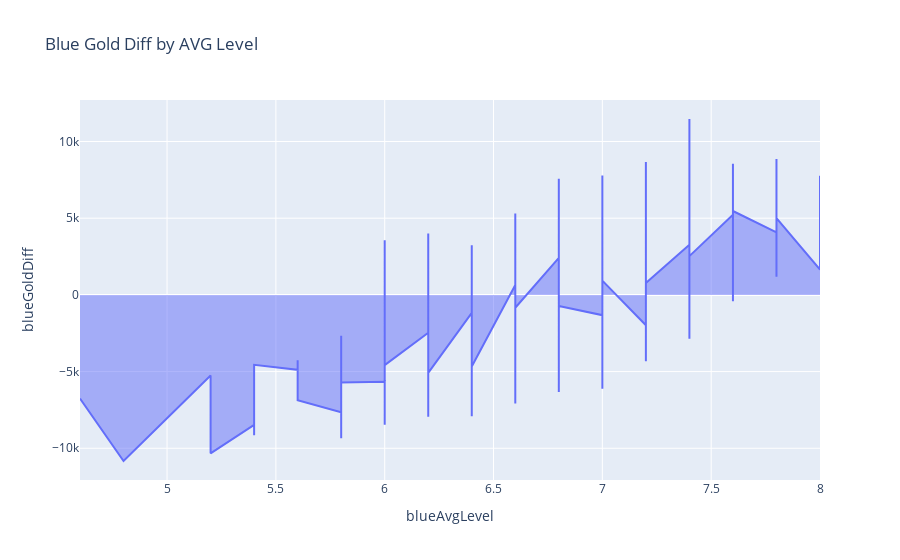

This figure's notebook cell:
### Markdown cell above
Blue Gold Diff by avg level

### Code cell
fig = px.area(df, x='blueAvgLevel',y='blueGoldDiff',title='Blue Gold Diff by AVG Level')
fig.show()

### Figure 1 — Plotly figure (JSON) as saved in the notebook; plotly's stock layout.template omitted (floating-point values rounded to 4 significant figures; data arrays with more than 128 entries replaced by an {"elided": "..."} marker saying what was removed)
{"data": [{"hovertemplate": "blueAvgLevel=%{x}<br>blueGoldDiff=%{y}<extra></extra>", "legendgroup": "", "line": {"color": "#636efa"}, "mode": "lines", "name": "", "orientation": "v", "showlegend": false, "stackgroup": "1", "type": "scatter", "x": {"elided": "9879 float values"}, "xaxis": "x", "y": {"elided": "9879 int values"}, "yaxis": "y"}], "layout": {"legend": {"tracegroupgap": 0}, "title": {"text": "Blue Gold Diff by AVG Level"}, "xaxis": {"anchor": "y", "domain": [0, 1], "title": {"text": "blueAvgLevel"}}, "yaxis": {"anchor": "x", "domain": [0, 1], "title": {"text": "blueGoldDiff"}}}}
